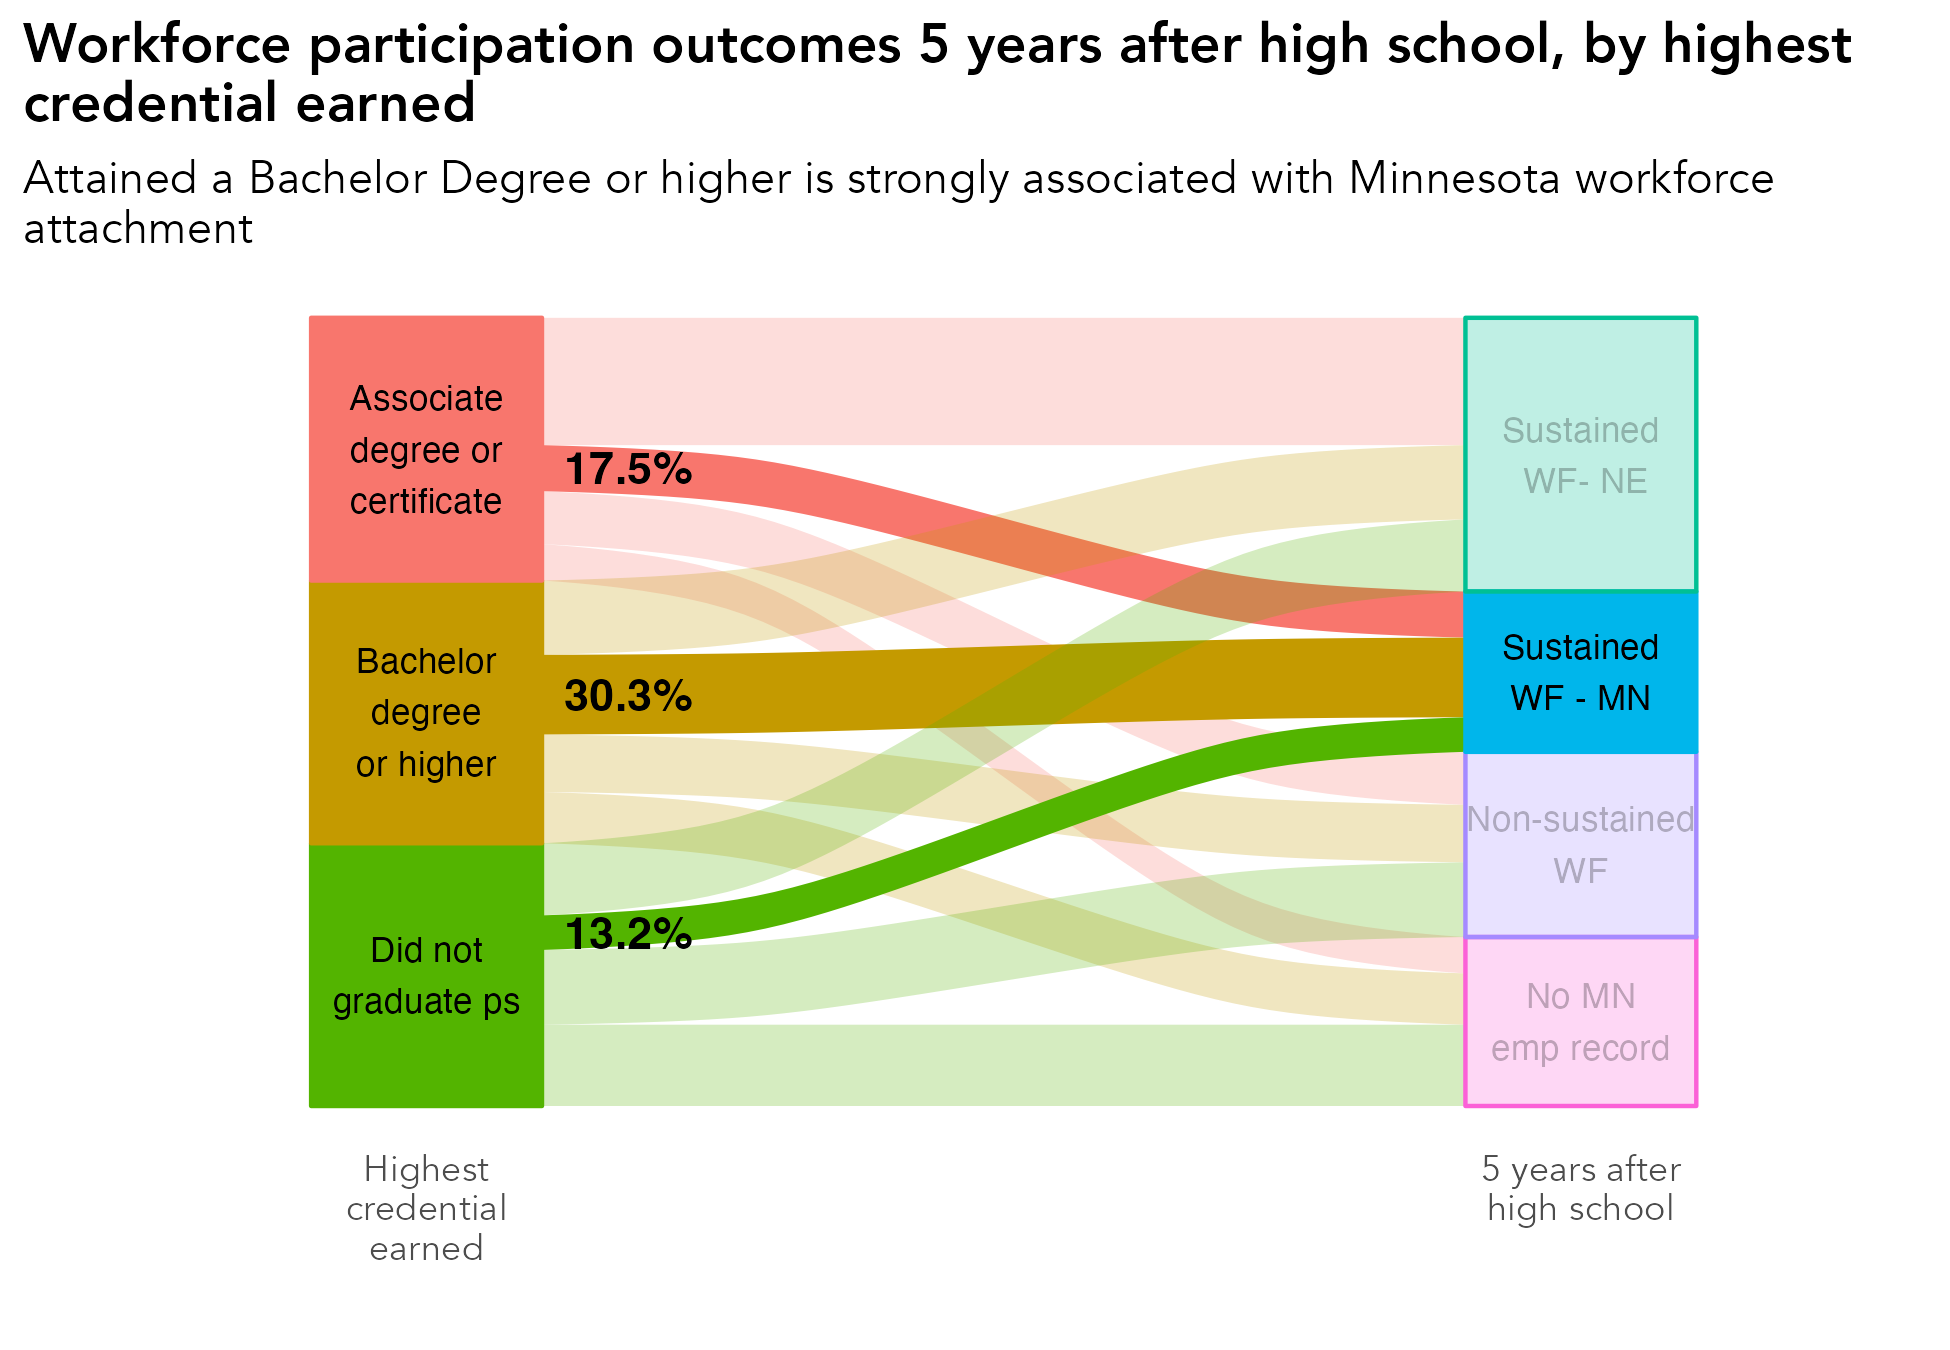

Generate this figure with R:
# library -----------------------------------------------------------------
library(tidyverse)
library(sf)
library(ggrepel)
library(scales)
library(ggiraph)
library(rmapshaper)
library(cowplot)
library(RColorBrewer)
library(readxl)
library(lubridate)
library(readxl)
library(systemfonts)
reset_font_cache()
library(ggtext)
library(janitor)
library(cowplot)
library(ggalluvial)
library(ggsankey)


rm(list = ls())

# themes ------------------------------------------------------------------
theme_bar <- theme_bw() +
  theme(panel.grid.major = element_line(color = "grey70", size = 0.1),
        panel.grid.minor = element_blank(),
        axis.ticks = element_blank(),
        axis.text = element_text(face = "bold"),
        panel.border = element_blank(),
        legend.background = element_rect(fill = "transparent", color = "transparent"),
        legend.key = element_rect(fill = "transparent"),
        legend.key.size = unit(1, "lines"),
        legend.margin = margin(0,0,0,0),
        legend.title = element_blank(),
        legend.text = element_text(margin = margin(l = 2)),
        text = element_text(family = "Avenir") ,
        plot.title.position = "plot",
        plot.title = element_text(face = "bold"))

theme_line <- theme_bw() +
  theme(legend.background = element_rect(fill = "transparent", color = "transparent"),
        legend.key = element_rect(fill = "transparent"),
        legend.text = element_text(margin = margin(l = 2)),
        panel.grid.minor = element_blank(),
        panel.grid.major = element_line(color = "grey70", size = 0.1),
        axis.ticks = element_blank(),
        axis.text = element_text(face = "bold"),
        panel.border = element_blank(),
        legend.margin = margin(0,0,0,0),
        legend.key.size = unit(1, "lines"),
        text = element_text(family = "Avenir") ,
        plot.title.position = "plot",
        plot.title = element_text(face = "bold"))


theme_sf <- theme_bw() +
  theme(axis.text.x=element_blank(),
        axis.text.y=element_blank(),
        axis.ticks=element_blank(),
        panel.background = element_blank(),
        panel.grid.major = element_line(color = "white"),
        panel.border = element_blank(),
        legend.title = element_blank(),
        legend.text = element_text(margin = margin(l = 2)),
        legend.margin = margin(0,0,0,0),
        legend.key.size = unit(1, "lines"),
        text = element_text(family = "Avenir") ,
        plot.title.position = "plot",
        plot.title = element_text(face = "bold"))

theme_all <- theme_bw() +
  theme(axis.ticks=element_blank(),
        axis.text.y = element_blank(),
        panel.background = element_blank(),
        panel.grid.major = element_blank(),
        panel.grid = element_blank(),
        panel.border = element_blank(),
        legend.title = element_blank(),
        legend.text = element_text(margin = margin(l = 2)),
        legend.margin = margin(0,0,0,0),
        legend.key.size = unit(1, "lines"),
        text = element_text(family = "Avenir") ,
        plot.title.position = "plot",
        plot.title = element_text(face = "bold"))


regions <- read_csv("/Users/kellyasche/Library/CloudStorage/GoogleDrive-kasche@ruralmn.org/My Drive/Data Prep/R Projects/Join docs/county_regions.csv") %>%
  select(5,6) %>%
  unique() %>%
  mutate(edr = str_replace(edr, "  ", " "),
         planning.region = str_replace(planning.region, " Minnesota", ""),
         planning.region = fct_relevel(planning.region, "Northwest", "Northeast", "Central", "Seven County Mpls-St Paul", "Southwest", "Southeast"),
         edr = fct_relevel(edr, "EDR 1 - Northwest", "EDR 2 - Headwaters", "EDR 3 - Arrowhead", "EDR 4 - West Central", "EDR 5 - North Central", "EDR 6E- Southwest Central", "EDR 6W- Upper Minnesota Valley", "EDR 7E- East Central", "EDR 7W- Central", "EDR 8 - Southwest", "EDR 9 - South Central", "EDR 10 - Southeast", "EDR 11 - 7 County Twin Cities", "Minnesota"))

counties.regions <- read_csv("/Users/kellyasche/Library/CloudStorage/GoogleDrive-kasche@ruralmn.org/My Drive/Data Prep/R Projects/Join docs/county_regions.csv") %>%
  mutate(countyfp = formatC(countyfp, width = 3, flag = "0"),
         Name = str_to_title(Name),
         Name = str_replace(Name, "Q", "q"),
         Name = str_replace(Name, "Of The", "of the"),
         Name = str_replace(Name, "Mcleod", "McLeod"),
         Dem_Desc = ifelse(Name == "Minnesota", "Minnesota", Dem_Desc) ,
         edr = str_replace(edr, "  ", " "),
         planning.region = str_replace(planning.region, " Minnesota", ""),
         planning.region = fct_relevel(planning.region, "Northwest", "Northeast", "Central", "Seven County Mpls-St Paul", "Southwest", "Southeast"),
         edr = fct_relevel(edr, "EDR 1 - Northwest", "EDR 2 - Headwaters", "EDR 3 - Arrowhead", "EDR 4 - West Central", "EDR 5 - North Central", "EDR 6E- Southwest Central", "EDR 6W- Upper Minnesota Valley", "EDR 7E- East Central", "EDR 7W- Central", "EDR 8 - Southwest", "EDR 9 - South Central", "EDR 10 - Southeast", "EDR 11 - 7 County Twin Cities", "Minnesota"))

color.ruca <- c("Entirely rural" = "#009933", "Town/rural mix" = "#99CC33", "Urban/town/rural mix" = "#CC9966", "Entirely urban" = "#754C29", "Minnesota" = "black")

color.pr <- c("Northwest" = "#4575b4","Northeast" = "grey", "Central" = "#fee090", "Seven County Mpls-St Paul" = "#d73027", "Southwest" = "#91bfdb", "Southeast" = "#fc8d59", "Minnesota" = "black")

color.edr <- c("EDR 1 - Northwest" = "#b3cde3", "EDR 2 - Headwaters" = "#8c96c6", "EDR 3 - Arrowhead" = "#fe9929", "EDR 4 - West Central" = "#8856a7", "EDR 5 - North Central" = "#810f7c", "EDR 6E- Southwest Central" = "#e5f5f9", "EDR 6W- Upper Minnesota Valley" = "#bdc9e1", "EDR 7E- East Central" = "#99d8c9", "EDR 7W- Central" = "#2ca25f", "EDR 8 - Southwest" = "#74a9cf", "EDR 9 - South Central" = "#0570b0", "EDR 10 - Southeast" = "#d7301f", "EDR 11 - 7 County Twin Cities" = "#d8b365", "Minnesota" = "black")

color.pr.edr <- c ("Northwest" = "#4575b4","Northeast" = "#e0f3f8", "Central" = "#fee090", "Seven County Mpls-St Paul" = "#d73027", "Southwest" = "#91bfdb", "Southeast" = "#fc8d59", "Minnesota" = "black", "EDR 1 - Northwest" = "#b3cde3", "EDR 2 - Headwaters" = "#8c96c6", "EDR 3 - Arrowhead" = "#fe9929", "EDR 4 - West Central" = "#8856a7", "EDR 5 - North Central" = "#810f7c", "EDR 6E- Southwest Central" = "#e5f5f9", "EDR 6W- Upper Minnesota Valley" = "#bdc9e1", "EDR 7E- East Central" = "#99d8c9", "EDR 7W- Central" = "#2ca25f", "EDR 8 - Southwest" = "#74a9cf", "EDR 9 - South Central" = "#0570b0", "EDR 10 - Southeast" = "#d7301f", "EDR 11 - 7 County Twin Cities" = "#d8b365")

color.six <- c("#009933", "#4575b4", "grey", "#fee090", "#fc8d59", "#d73027")

mn_counties <- st_read("/Users/kellyasche/Library/CloudStorage/GoogleDrive-kasche@ruralmn.org/My Drive/Data Prep/R Projects/Shapefiles/County shapefiles/MNCounties_MNDOT.shp", quiet = TRUE) %>%
  ms_simplify(keep = .01, keep_shapes = TRUE) %>%
  rename("countyfp" = "FIPS_CODE")

counties.regions.1 <- counties.regions %>%
  mutate(statefp = "27",
         project.pr = ifelse(edr %in% c("EDR 1 - Northwest", "EDR 2 - Headwaters", "EDR 4 - West Central"), "Northwest",
                             ifelse(edr == "EDR 3 - Arrowhead", "Northeast",
                                    ifelse(edr %in% c("EDR 5 - North Central", "EDR 7E- East Central", "EDR 7W- Central"), "Central",
                                           ifelse(edr %in% c("EDR 6E- Southwest Central", "EDR 6W- Upper Minnesota Valley", "EDR 8 - Southwest"), "Southwest",
                                                  ifelse(edr %in% c("EDR 9 - South Central", "EDR 10 - Southeast"), "Southern", as.character(planning.region)))))),
         project.pr = fct_relevel(project.pr, "Northwest", "Northeast", "Central", "Seven County Mpls-St Paul", "Southwest", "Southern"))


# Prep data ---------------------------------------------------------------

original <- read_csv("Data/SLEDS/Masters/Master-report-dataset.csv")

data <- original %>%
  select(grad.year.5, highest.cred.level) %>%
  filter(grad.year.5 != "After 2023") %>%
  filter(grad.year.5 != "Attending ps") %>%
  filter(highest.cred.level != "Attending ps") %>%
  mutate(highest.cred.level = ifelse(highest.cred.level %in% c("Less than Associate Degree", "Associate degree"), "Associate degree or certificate", highest.cred.level)) %>%
  group_by(highest.cred.level, grad.year.5) %>%
  summarize(n = n()) %>%
  ungroup() %>%
  group_by(highest.cred.level) %>%
  mutate(pct = n / sum(n)) %>%
  ungroup() %>%
  mutate(grad.year.5 = str_replace(grad.year.5, "No MN emp record, not attending ps", "No MN emp record"),
         grad.year.5 = str_replace(grad.year.5, "Not meaningful, not attending ps", "Non-sustained WF"),
         grad.year.5 = str_replace(grad.year.5, "Meaningful WF - Northeast", "Sustained WF - NE"),
         grad.year.5 = str_replace(grad.year.5, "Meaningful WF - MN", "Sustained WF - MN"))

highest.cred.level.order <- c("Associate degree or certificate", "Bachelor degree or higher", "Did not graduate ps")

grad.year.5.order <- c("Sustained WF - NE", "Sustained WF - MN", "Non-sustained WF", "No MN emp record")

highest.cred.level.order.plot <- c("Associate\ndegree or\ncertificate", "Bachelor\ndegree\nor higher", "Did not\ngraduate ps")

grad.year.5.order.plot <- c("Sustained\n WF- NE", "Sustained\nWF - MN", "Non-sustained\nWF", "No MN\nemp record")

df_lodes <- data %>%
  mutate(
    highest.cred.level = factor(highest.cred.level, levels = highest.cred.level.order),
    grad.year.5     = factor(grad.year.5, levels = grad.year.5.order)
  ) %>%
  to_lodes_form(
    axes = c("highest.cred.level", "grad.year.5"),
    key = "axis",
    value = "stratum",
    id = "flow_id"
  ) %>%
  group_by(flow_id) %>%
  mutate(
    highlight = if_else(
      any(stratum == "Sustained WF - MN"),
      "highlight",
      "base"
    )
  ) %>%
  ungroup() %>%
  group_by(flow_id) %>%
  mutate(
    highest.cred.level = first(stratum[axis == "highest.cred.level"])
  ) %>%
  ungroup()


labels <- df_lodes %>%
  mutate(top.pct = lead(pct)) %>%
  filter(axis == "highest.cred.level", highlight == "highlight") %>%
  arrange(highest.cred.level) %>%
  select(stratum, pct, top.pct) %>%
  mutate(half.pct = pct / 2,
         cumsum = rev(seq(n())),
         yloc = cumsum - top.pct- half.pct,
         highlight = "highlight") %>%
  select(-pct)

master <- df_lodes %>%
  left_join(labels, by = c("stratum", "highlight"))

names(labels)
# Create chart ------------------------------------------------------------

ggplot(
  master,
  aes(
    x = axis,
    stratum = stratum,
    alluvium = flow_id,
    y = pct,
    fill = highest.cred.level,     # left-side colors
    alpha = highlight           # highlight flows
  )
) +
  geom_flow(width = 0.4) +
  geom_stratum(width = 0.4, aes(fill = stratum, color = stratum)) +
  geom_text(
    stat = "stratum",
    label = c(rev(highest.cred.level.order.plot), rev(grad.year.5.order.plot)),
    size = 3
  ) +
  geom_text(aes(x = 1.35, y = yloc, label = percent(pct, accuracy = .1)), fontface = "bold") +
  scale_alpha_manual(
    values = c(highlight = 1, base = 0.25),
    guide = "none"
  ) +
  scale_x_discrete(
    limits = c("highest.cred.level", "middle", "grad.year.5"),
    labels = c("Highest\ncredential\nearned", "", "5 years after\nhigh school")
  ) +
  labs(x = "", 
       y = "",
       title = "Workforce participation outcomes 5 years after high school, by highest\ncredential earned",
       subtitle = "Attained a Bachelor Degree or higher is strongly associated with Minnesota workforce\nattachment") +
  theme_all +
  theme(legend.position = "none")

ggsave(filename = "Charts/Paper report/sankey-highest-cred-meaningful-wf-mn.pdf", device = cairo_pdf, dpi = "print", width = 6.5, height = 4.5)

ggsave(filename = "Charts/Paper report/sankey-highest-cred-meaningful-wf-mn.png", dpi = "print", width = 6.5, height = 4.5)
